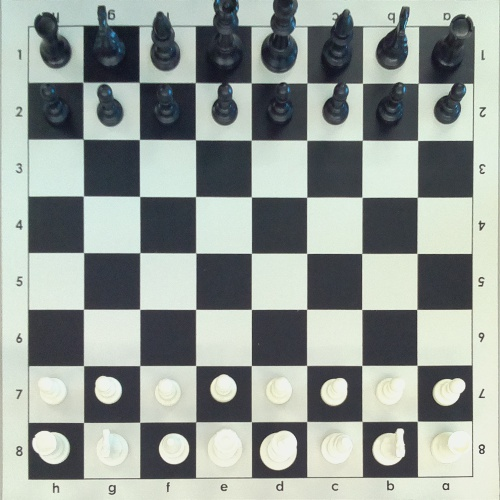
#> input picture board-pictures/perspective-newgame.jpg, 500 x 500 px
$ python boardClassifier.py board-pictures/perspective-newgame.jpg   (Python 2 division)   (older library calls are emulated)
#> lines starting #> are read from the running program, lines starting #| are printed output that depends on the picture
#!/usr/bin/python2.7
import cv2
import numpy as np
import sys

# Classifies board positions as White, Black, Empty

xl = 28
xr = 500-25
yt = 27
yb = 500-22


def main(argv):
    filename = argv[0]
    #game_board = cv2.imread("perspective-newgame.jpg", cv2.IMREAD_GRAYSCALE)
    game_board = cv2.imread(filename, cv2.IMREAD_GRAYSCALE)
#> game_board: shape (500, 500); min 16, max 248, mean 153.4

    board_classifier = BoardClassifier()
    game_squares = board_classifier.make_squares(game_board)
#> the loop in make_squares, `for i in range(0,8):` made 8 passes
#> pass 1, in get_square, `square = board [ y + 3 : -3 + y+(yb-yt)/8:1, x+3 : -3 + x+(xr - xl)/8:..`:
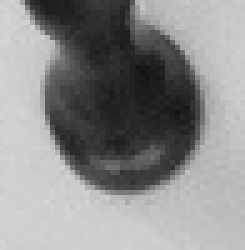
#> square: shape (50, 49) (shown 5 times larger); min 19, max 212, mean 139.6
#> pass 1, in get_square (call 2), `square = board [ y + 3 : -3 + y+(yb-yt)/8:1, x+3 : -3 + x+(xr - xl)/8:..`:
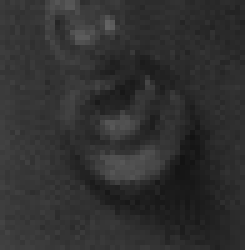
#> square: shape (50, 49) (shown 5 times larger); min 19, max 99, mean 48
#> pass 1, in get_square (call 3), `square = board [ y + 3 : -3 + y+(yb-yt)/8:1, x+3 : -3 + x+(xr - xl)/8:..`:
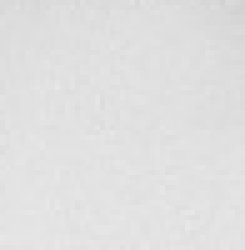
#> square: shape (50, 49) (shown 5 times larger); min 210, max 231, mean 224.3
#> pass 1, in get_square (call 4), `square = board [ y + 3 : -3 + y+(yb-yt)/8:1, x+3 : -3 + x+(xr - xl)/8:..`:
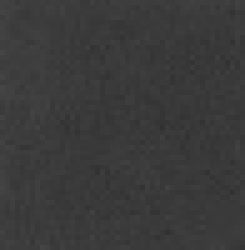
#> square: shape (50, 49) (shown 5 times larger); min 49, max 69, mean 58.4
#> after the loop in make_squares, `for i in range(0,8):`: squares = 8 items
#> game_squares = 8 items
    classification = board_classifier.make_classification_matrix(game_board)
    for i in range(0,8):
        for j in range(0,8):
	    print classification[i][j],
        print

    numeric_classification_matrix = board_classifier.make_numeric_classification_matrix(classification)
    for i in range(0,8):
        for j in range(0,8):
	    print numeric_classification_matrix[i][j],
        print

    cv2.imshow("game board" , game_board)
    cv2.waitKey(0);

class BoardClassifier:
    def markup_board(self, board) :
        cv2.line(board, (0,0), (xl,yt), (0,255,0),5)
        cv2.line(board, (0,500), (xl,yb), (0,255,0),5)
        cv2.line(board, (500,0), (xr,yt), (0,255,0),5)
        cv2.line(board, (500,500), (xr,yb), (0,255,0),5)
        for i in range(0,9):
            x = int(xl + (i/8.0) * (xr - xl))
            cv2.line(board, (x, yt), (x, yb), (0,255,0), 3)
        for i in range(0,9):
            y = int(yt + (i/8.0) * (yb - yt))
            cv2.line(board, (xl, y), (xr, y), (0,255,0), 3)

    def make_squares(self, board) :
        squares = [[None for _ in range(8)] for _ in range(8)]
        for i in range(0,8):
            for j in range(0,8):
                square = self.get_square(board, i, j)
                squares[i][j] = square
        return squares


    def get_square(self, board, i, j):
        x = int(xl + (i/8.0) * (xr - xl))
        y = int(yt + (j/8.0) * (yb - yt))
        square = board [ y + 3 : -3 + y+(yb-yt)/8:1, x+3 : -3 + x+(xr - xl)/8:1 ]
        return square

    def compute_stdv(self, square) :
        return np.std(square)

    def compute_mean(self, square) :
        return np.mean(square)

    def color(self, i, j) :
        c = ((j % 2) + i) % 2
        if 0 == c:
            return "white"
        return "black"

    def classify(self, color, mean, stdv, square):
	mean_full = self.compute_mean(square)
        mean_middle = self.compute_mean(square[8:-8,8:-8])
        # print mean_full, mean_middle
        if stdv > 5:
            if color == "white" :
                if mean_middle > 148:
                    return "W"
                else:
                    return "B"
            else:
                if mean_middle > 80:
                    return "W"
                else:
                    return "B"
        else:
	    #return color + " unoccupied"
            return "X"

    def make_classification_matrix(self, board):
        classification = [[None for _ in range(8)] for _ in range(8)]
        squares = self.make_squares(board)
#> the loop in make_squares (call 2), `for i in range(0,8):` made 8 passes
#> pass 1, in get_square (call 71), `square = board [ y + 3 : -3 + y+(yb-yt)/8:1, x+3 : -3 + x+(xr - xl)/8:..`:
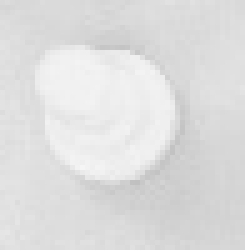
#> square: shape (50, 49) (shown 5 times larger); min 192, max 245, mean 221.8
#> pass 1, in get_square (call 72), `square = board [ y + 3 : -3 + y+(yb-yt)/8:1, x+3 : -3 + x+(xr - xl)/8:..`:
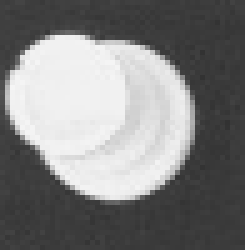
#> square: shape (50, 49) (shown 5 times larger); min 50, max 245, mean 127.2
#> squares = 8 items
        for i in range(0,8) :
            for j in range(0,8) :
	        gs = squares[j][i]
                gsfloat = gs.astype(np.float)
	        stdv = self.compute_stdv(gsfloat[6:-6,6:-6])
                mean = self.compute_mean(gsfloat)
                color = self.color(i, j)
                classification[i][j] = self.classify(color, mean, stdv, gsfloat)
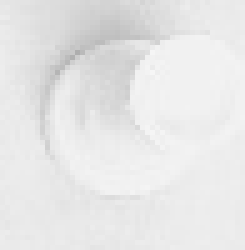
#> gsfloat: shape (50, 49) float64 (shown 5 times larger); min 174, max 246, mean 230.7
#> after the loop, classification = 8 items
#> the loop in main, `for i in range(0,8):` made 8 passes
#> (printed output is left out)
        return classification

    def make_numeric_classification_matrix(self, classification_matrix):
        numeric_classification_matrix = [[None for _ in range(8)] for _ in range(8)]
        for i in range(0,8) :
            for j in range(0,8) :
		if classification_matrix[i][j] == 'W':
                    numeric_classification_matrix[i][j] = 1;
                elif classification_matrix[i][j] == 'B':
                    numeric_classification_matrix[i][j] = -1;
                else:
                    numeric_classification_matrix[i][j] = 0;
        return np.array(numeric_classification_matrix, np.int8)

    def compare_images_for_movement(self, rgbimage1, rgbimage2) :
        (rgbimage1b, rgbimage1g, rgbimage1r) = cv2.split(rgbimage1)
        val1 = np.mean(abs(rgbimage1r.astype(np.float)))
        (rgbimage2b, rgbimage2g, rgbimage2r) = cv2.split(rgbimage2)
        val2 = np.mean(abs(rgbimage2r.astype(np.float)))
        return (val2 - val1) > 2;

if __name__ == "__main__":
   main(sys.argv[1:])

$ run again, with board-pictures/board-1.jpg copied over board-pictures/perspective-newgame.jpg
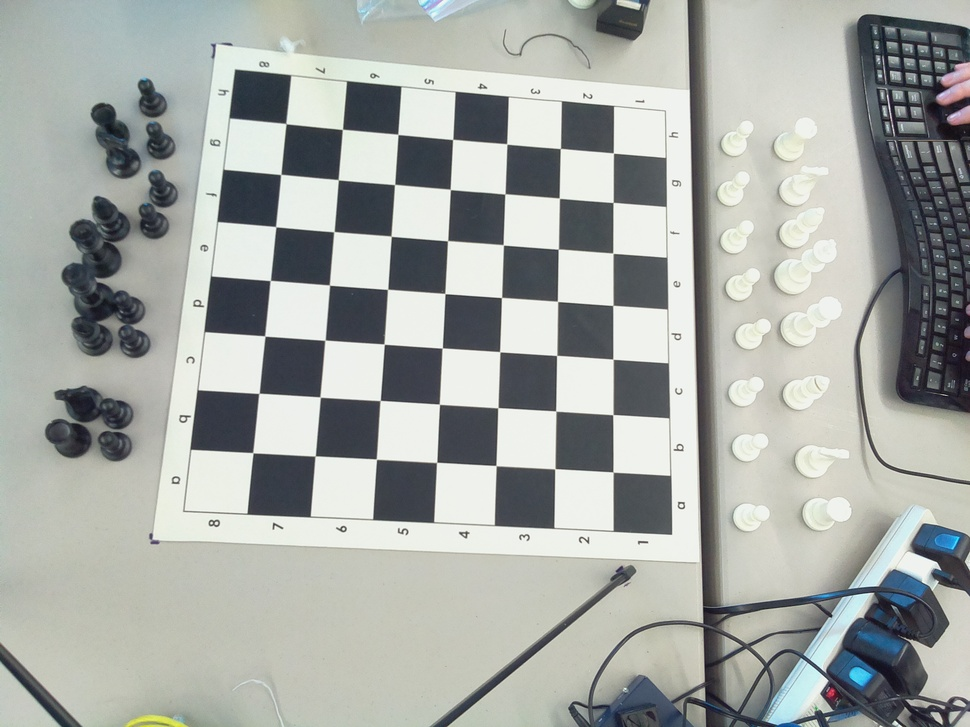
#> input picture board-pictures/board-1.jpg, 970 x 727 px, shrunk from 2592 x 1944 before the run
#> the loop in make_squares, `for i in range(0,8):` made 8 passes
#> after the loop in make_squares, `for i in range(0,8):`: squares = 8 items
#> the loop in make_squares (call 2), `for i in range(0,8):` made 8 passes
#> pass 1, in get_square (call 72), `square = board [ y + 3 : -3 + y+(yb-yt)/8:1, x+3 : -3 + x+(xr - xl)/8:..`:
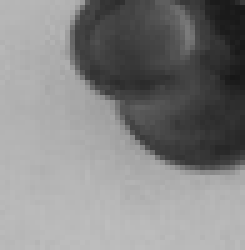
#> square: shape (50, 49) (shown 5 times larger); min 23, max 189, mean 131.9
#> after the loop in make_classification_matrix, `for i in range(0,8) :`:
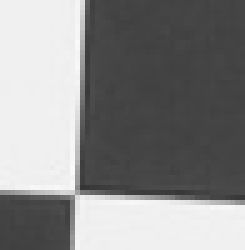
#> gsfloat: shape (50, 49) float64 (shown 5 times larger); min 53, max 249, mean 137.3
#> the loop in main, `for i in range(0,8):` made 8 passes
#> (printed output is left out)

$ run again, with board-pictures/board2.jpg copied over board-pictures/perspective-newgame.jpg
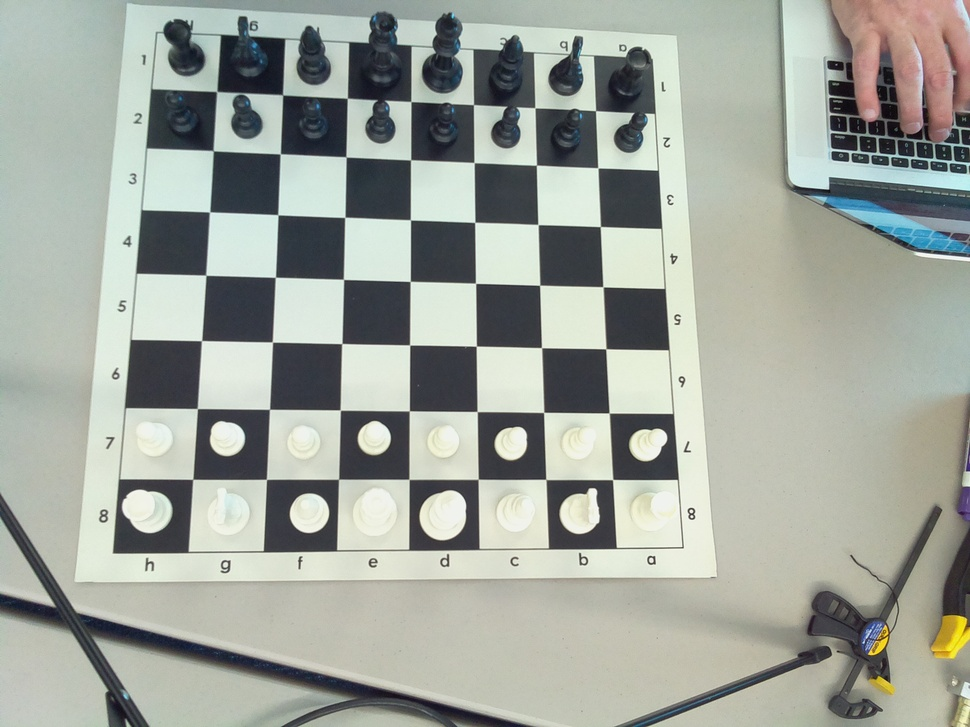
#> input picture board-pictures/board2.jpg, 970 x 727 px, shrunk from 2592 x 1944 before the run
#> the loop in make_squares, `for i in range(0,8):` made 8 passes
#> pass 1, in get_square, `square = board [ y + 3 : -3 + y+(yb-yt)/8:1, x+3 : -3 + x+(xr - xl)/8:..`:
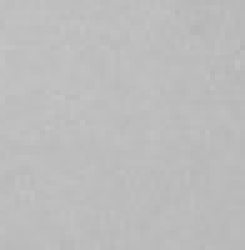
#> square: shape (50, 49) (shown 5 times larger); min 180, max 196, mean 188.7
#> after the loop in make_squares, `for i in range(0,8):`: squares = 8 items
#> the loop in make_squares (call 2), `for i in range(0,8):` made 8 passes
#> after the loop in make_classification_matrix, `for i in range(0,8) :`:
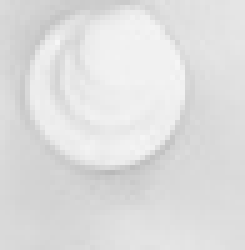
#> gsfloat: shape (50, 49) float64 (shown 5 times larger); min 185, max 246, mean 222.4
#> the loop in main, `for i in range(0,8):` made 8 passes
#> (printed output is left out)
